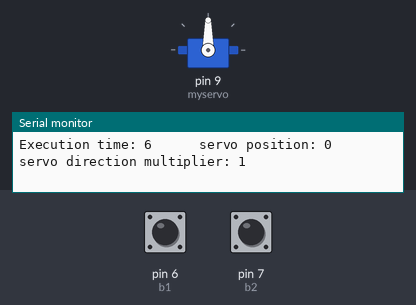
The sketch below on a simulated Arduino Uno, built with avr-gcc and run on an emulated ATmega328P. Parts: servo, the last lines printed to the serial monitor. The test bench sets the inputs (shaded band); at power-on: pin 6 (b1) HIGH, pin 7 (b2) HIGH.

Above: at 1.2 s.
1.3 s: pin 6 (b1) pulled LOW for 1 s
At 3.7 s:
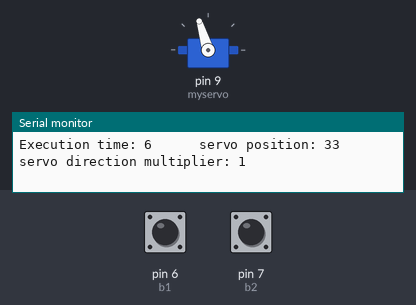
4.3 s: pin 7 (b2) pulled LOW for 0.15 s
7.4 s: pin 6 (b1) pulled LOW for 0.15 s
At 7.98 s:
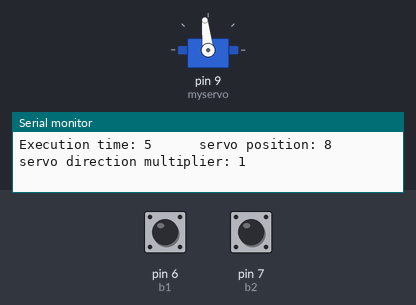
10.5 s: pin 7 (b2) pulled LOW for 1 s
14.5 s: pin 6 (b1) driven LOW
At 15.26 s:
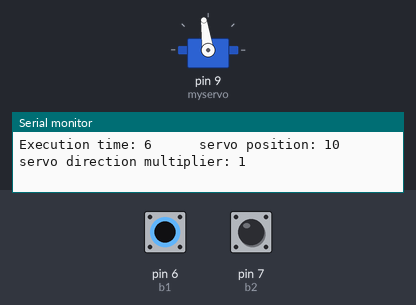
17.5 s: pin 6 (b1) driven HIGH
At 20.7 s:
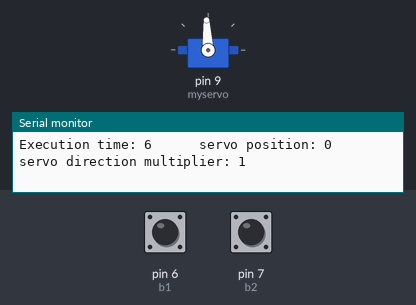
Timing chart, 0 to 21.5 s (numbered marks = the images above; inputs shaded):
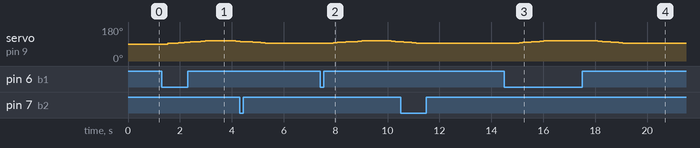

The sketch:

servo.ino
```cpp
//define states either as enum or constants
#define KEY_RELEASED 0
#define POSSIBLE_KEYPRESS 1
#define KEY_PRESSED 2
#define POSSIBLE_KEY_RELEASE 3

#include <Servo.h>


class Button
{
  private:
    unsigned char detector_state = KEY_RELEASED;
    unsigned long entry_time;
    unsigned long exit_time;
    unsigned long autorepeat_time;
    int button_pin;

  public:
    bool keypress_detected = false;
    Button(int pin)
    {
      button_pin = pin;
      pinMode(pin, INPUT_PULLUP);
    }

    unsigned char detect_key_state()
    {

      switch (detector_state) {

        case KEY_RELEASED:
          keypress_detected = false;
          if (digitalRead(button_pin) == LOW)
          {
            entry_time = millis();
            detector_state = POSSIBLE_KEYPRESS;
          }
          break;

        case POSSIBLE_KEYPRESS:
          keypress_detected = false;
          if (digitalRead(button_pin) == HIGH)
          {
            detector_state = KEY_RELEASED;
          }
          else if (millis() - entry_time > 30)  // PRESS DETECTED
          {
            autorepeat_time = millis();         // initialize autorepeat timer

            detector_state = KEY_PRESSED;
          }
          break;

        case KEY_PRESSED:
          keypress_detected = false;
          if (digitalRead(button_pin) == HIGH)
          {
            detector_state = POSSIBLE_KEY_RELEASE;
            exit_time = millis();
          }
          else if (millis() - autorepeat_time > 500) // REPEAT KEYPRESS EVERY 0,5s
          {
            autorepeat_time = millis();
            keypress_detected = false;
          }
          break;

        case POSSIBLE_KEY_RELEASE:
          keypress_detected = false;
          if (digitalRead(button_pin) == LOW)
          {
            detector_state = KEY_PRESSED;
          }
          else if (millis() - exit_time > 30) // RELEASE DETECTED
          {
            detector_state = KEY_RELEASED;
            keypress_detected = true;
          }
          break;
      }
      return detector_state;
    }
};

Button b1(6);
Button b2(7);
Servo myservo;  // create servo object to control a servo

int velocity = 1500;
const int counter = 67;
int acceleration[counter] = {
  1, 2, 3, 4, 5, 6, 6, 6, 6, 6, 6, 6, 6, 6, 6, 6, 6, 6, 6, 6, 6, 6, 6, 6, 6, 5, 4, 3, 2, 1, 0, 0, 0, 0, 0, 0,
  -1, -2, -3, -4, -5, -6, -6, -6, -6, -6, -6, -6, -6, -6, -6, -6, -6, -6, -6, -6, -6, -6, -6, -6, -6, -5, -4, -3, -2, -1, 0
};
int servo_position = 0;

long button_timer = 0;
long function_timer = 0;
long servo_timer = 0;
bool stopping = false;
bool starting = false;
int servo_clockwise = 1;
bool last_state = false;

void setup() {
  Serial.begin(9600);
  button_timer = millis();
  function_timer = millis();
  servo_timer = millis();
  myservo.attach(9);
}
void loop() {
  int button1_state;
  int button2_state;

  if ( millis() - button_timer > 10) {

    function_timer = millis();
    button1_state = b1.detect_key_state();
    button2_state = b2.detect_key_state();
    Serial.print("Execution time: ");
    Serial.print(millis() - function_timer);
    Serial.print("      servo position: ");
    Serial.print(servo_position);
    Serial.print("     servo direction multiplier: ");
    Serial.print(servo_clockwise);
    Serial.println();

    button_timer = millis();
  }

  if (button1_state == KEY_PRESSED) {
    if (stopping == false) {
      starting = true;
    }
  }
  else if (button1_state == KEY_RELEASED) {
    if (starting == true) {
      starting = false;
      stopping = true;
    }
  }

  if (b2.keypress_detected && last_state == false && servo_position == 0) {
    servo_clockwise = servo_clockwise * -1;
  }
  last_state = b2.keypress_detected;


  if ( millis() - servo_timer > 10  && ( starting == true || stopping == true ) ) {
    if (servo_position < counter) {
      velocity = velocity + (acceleration[servo_position] * servo_clockwise);
      myservo.writeMicroseconds(velocity);
      if ( ( servo_position <= 34 && starting == true ) || stopping == true ) {
        servo_position++;
      }

    }
    else if (servo_position == 67 && stopping == true) {
      servo_position = 0;
      stopping = false;
    }

    servo_timer = millis();
  }
}
```

Measured:
- after the input at 1.3 s, servo on pin 9 (myservo): rises from 90° to 107° in 1.6 s, then falls to 105° in 1.0 s
- after the input at 7.4 s, servo on pin 9 (myservo): rises from 93° to 107° in 1.3 s, then falls to 102° in 1.3 s
- after the input at 14.5 s, servo on pin 9 (myservo): moves from 93° to 107° over 1.3 s, starting after 0.40 s
- after the input at 17.5 s, servo on pin 9 (myservo): moves from 107° to 93° over 1.4 s, starting after 0.45 s
